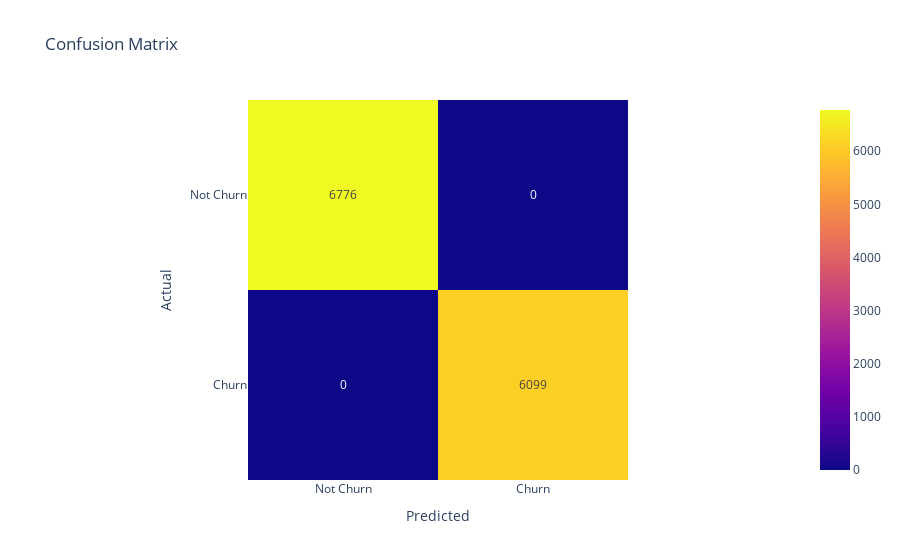

Source (notebook cell):
### Code cell
cm = confusion_matrix(y_test, y_pred)
cm_display = px.imshow(
    cm,
    text_auto=True,
    labels=dict(x="Predicted", y="Actual"),
    x=["Not Churn", "Churn"],
    y=["Not Churn", "Churn"],
    title="Confusion Matrix",
)

run.log({"confusion_matrix": cm_display})
cm_display

### Figure 1 — Plotly figure (JSON) as saved in the notebook; plotly's stock layout.template omitted (floating-point values rounded to 4 significant figures)
{"data": [{"coloraxis": "coloraxis", "hovertemplate": "Predicted: %{x}<br>Actual: %{y}<br>color: %{z}<extra></extra>", "name": "0", "texttemplate": "%{z}", "type": "heatmap", "x": ["Not Churn", "Churn"], "xaxis": "x", "y": ["Not Churn", "Churn"], "yaxis": "y", "z": [[6776, 0], [0, 6099]]}], "layout": {"coloraxis": {"colorscale": [[0, "#0d0887"], [0.1111, "#46039f"], [0.2222, "#7201a8"], [0.3333, "#9c179e"], [0.4444, "#bd3786"], [0.5556, "#d8576b"], [0.6667, "#ed7953"], [0.7778, "#fb9f3a"], [0.8889, "#fdca26"], [1, "#f0f921"]]}, "title": {"text": "Confusion Matrix"}, "xaxis": {"anchor": "y", "constrain": "domain", "domain": [0, 1], "scaleanchor": "y", "title": {"text": "Predicted"}}, "yaxis": {"anchor": "x", "autorange": "reversed", "constrain": "domain", "domain": [0, 1], "title": {"text": "Actual"}}}}
